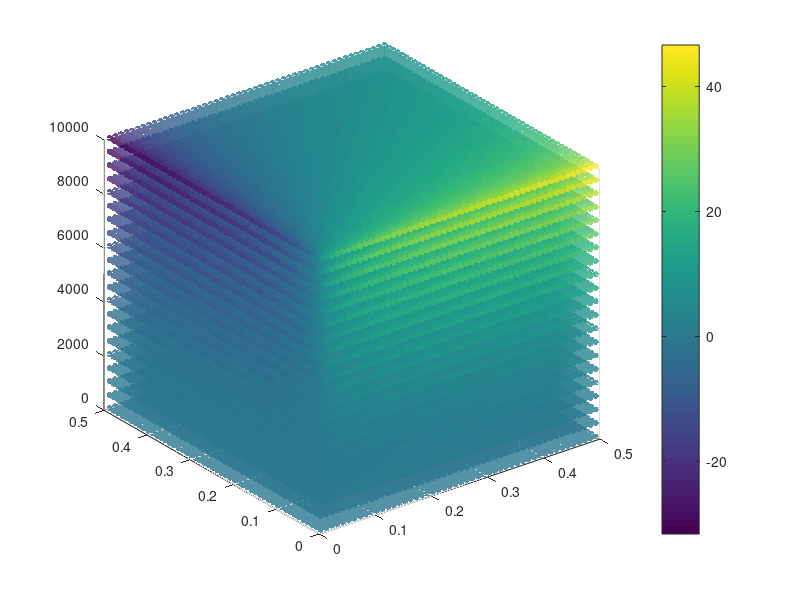

Recreate this plot in MATLAB. (Note: this script raises an error after producing the figure.)
clc
clear


% Creating dataset
ra = 0.01:0.01:0.5;
rc = 0.01:0.01:0.5;
J = 0:500:10000;
[ra, rc, J] = meshgrid(ra, rc, J);

mu0 = 4*pi*10^-7;
% Thrust Maecker model
Tsf = (mu0/(4*pi))*(log(ra./rc) + 3/4).*J.^2;

% Creating plot
% ax = fig.add_subplot(1,1,1,'projection','3d');
scatter3(ra(:), rc(:), J(:), 20, Tsf(:), 'filled', 'MarkerFaceAlpha', .8);
colorbar();
% Set axes label
xlabel('ra', 'labelpad', 5);
ylabel('rc', 'labelpad', 5);
zlabel('T/Jsq', 'labelpad', 5);